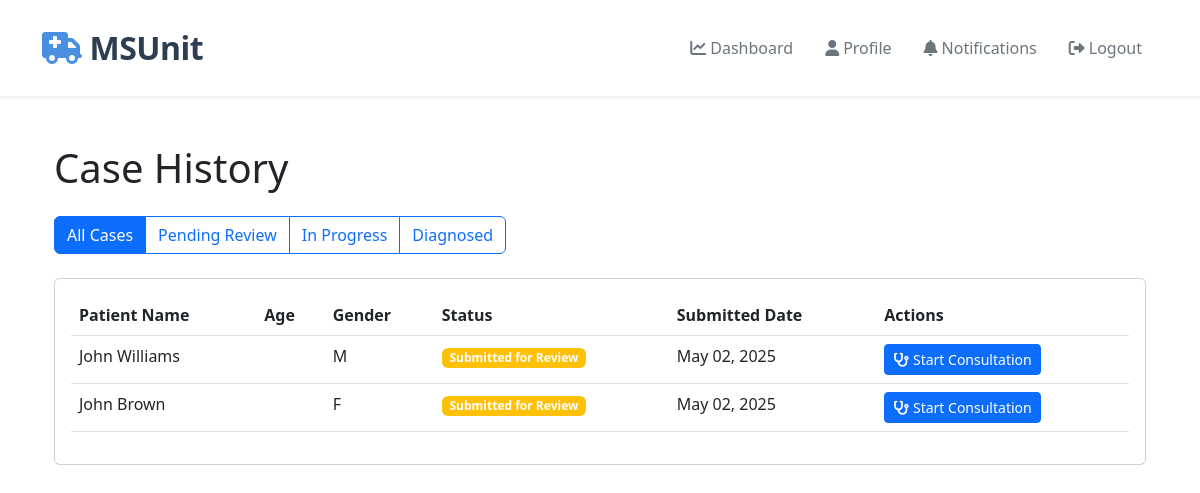
Before: /neurologist/cases/ (signed in) with the older database file.
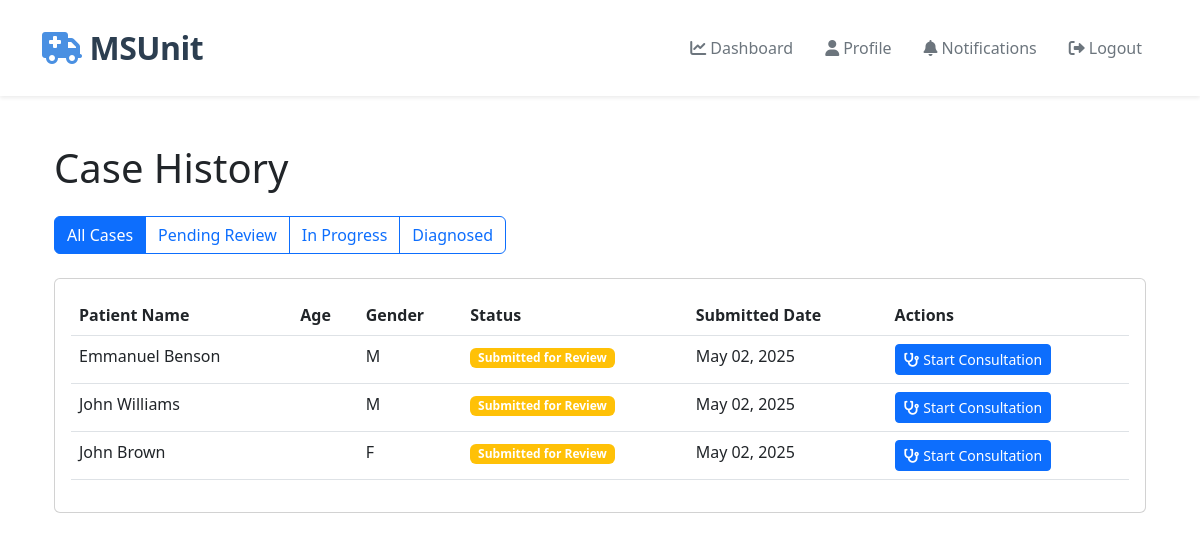
After: the same page with the newer database file.
### technician/models.py (models this page shows, shortened)
class Patient(models.Model):
    STATUS_CHOICES = [
        ('NEW', 'New'),
        ('SUBMITTED', 'Submitted for Review'),
        ('REVIEWED', 'Under Review'),
        ('DIAGNOSED', 'Diagnosed'),
        ('DISCHARGED', 'Discharged'),
    ]
    GENDER_CHOICES = [
        ('M', 'Male'),
        ('F', 'Female'),
        ('O', 'Other'),
    ]
    first_name = models.CharField(max_length=100)
    last_name = models.CharField(max_length=100)
    date_of_birth = models.DateField()
    gender = models.CharField(max_length=1, choices=GENDER_CHOICES)
    contact_number = models.CharField(max_length=15, blank=True)
    address = models.TextField(blank=True)
    emergency_contact_name = models.CharField(max_length=100, blank=True)
    emergency_contact_number = models.CharField(max_length=15, blank=True)
    medical_history = models.TextField(blank=True)
    current_medications = models.TextField(blank=True)
    allergies = models.TextField(blank=True)
    blood_pressure_systolic = models.IntegerField(validators=[MinValueValidator(0), MaxValueValidator(300)])
    blood_pressure_diastolic = models.IntegerField(validators=[MinValueValidator(0), MaxValueValidator(200)])
    heart_rate = models.IntegerField(validators=[MinValueValidator(0), MaxValueValidator(300)])
    respiratory_rate = models.IntegerField(validators=[MinValueValidator(0), MaxValueValidator(100)])
    temperature = models.DecimalField(max_digits=4, decimal_places=1)
    oxygen_saturation = models.IntegerField(validators=[MinValueValidator(0), MaxValueValidator(100)])
    glasgow_coma_scale = models.IntegerField(validators=[MinValueValidator(3), MaxValueValidator(15)])
    chief_complaint = models.TextField()
    notes = models.TextField(blank=True)
    nihss = models.TextField(blank=True, help_text="National Institutes of Health Stroke Scale score and details")
    status = models.CharField(max_length=20, choices=STATUS_CHOICES, default='NEW')
    technician = models.ForeignKey(User, on_delete=models.CASCADE, related_name='patients')
    created_at = models.DateTimeField(auto_now_add=True)
    updated_at = models.DateTimeField(auto_now=True)
    class Meta:
        ordering = ['-created_at']

### neurologist/views.py (the view)
# urls.py: path('cases/', views.case_history, name='case_history'),
@login_required
@user_passes_test(is_neurologist)
def case_history(request):
    status = request.GET.get('status')
    patients = Patient.objects.exclude(status='NEW')
    if status:
        patients = patients.filter(status=status)
    paginator = Paginator(patients.order_by('-created_at'), 10)
    page_number = request.GET.get('page')
    page_obj = paginator.get_page(page_number)
    context = {
        'page_obj': page_obj,
        'current_status': status,
    }
    return render(request, 'neurologist/case_history.html', context)

### neurologist/views.py (called while the page is built)
def is_neurologist(user):
    return user.is_authenticated and hasattr(user, 'userprofile') and user.userprofile.role == 'NEUROLOGIST'

### neurologist/templates/neurologist/case_history.html (shortened to what this page needs)
{% extends 'base.html' %}
{% load static %}
{% block content %}
<div class="container py-4">
    <h1 class="mb-4">Case History</h1>
    <div class="mb-4">
        <div class="btn-group" role="group">
            <a href="{% url 'neurologist:case_history' %}" class="btn {% if not current_status %}btn-primary{% else %}btn-outline-primary{% endif %}">
                All Cases
            </a>
            <a href="{% url 'neurologist:case_history' %}?status=SUBMITTED" class="btn {% if current_status == 'SUBMITTED' %}btn-primary{% else %}btn-outline-primary{% endif %}">
                Pending Review
            </a>
            <a href="{% url 'neurologist:case_history' %}?status=REVIEWED" class="btn {% if current_status == 'REVIEWED' %}btn-primary{% else %}btn-outline-primary{% endif %}">
                In Progress
            </a>
            <a href="{% url 'neurologist:case_history' %}?status=DIAGNOSED" class="btn {% if current_status == 'DIAGNOSED' %}btn-primary{% else %}btn-outline-primary{% endif %}">
                Diagnosed
            </a>
        </div>
    </div>
    <div class="card">
        <div class="card-body">
            {% if page_obj %}
            <div class="table-responsive">
                <table class="table table-hover">
                    <thead>
                        <tr>
                            <th>Patient Name</th>
                            <th>Age</th>
                            <th>Gender</th>
                            <th>Status</th>
                            <th>Submitted Date</th>
                            <th>Actions</th>
                        </tr>
                    </thead>
                    <tbody>
                        {% for patient in page_obj %}
                        <tr>
                            <td>{{ patient.first_name }} {{ patient.last_name }}</td>
                            <td>{{ patient.age }}</td>
                            <td>{{ patient.gender }}</td>
                            <td>
                                <span class="badge {% if patient.status == 'SUBMITTED' %}bg-warning{% elif patient.status == 'REVIEWED' %}bg-info{% elif patient.status == 'DIAGNOSED' %}bg-success{% else %}bg-secondary{% endif %}">
                                    {{ patient.get_status_display }}
                                </span>
                            </td>
                            <td>{{ patient.created_at|date:"M d, Y" }}</td>
                            <td>
                                {% if patient.status == 'SUBMITTED' %}
                                <a href="{% url 'neurologist:start_consultation' patient_id=patient.id %}" class="btn btn-primary btn-sm">
                                    <i class="fas fa-stethoscope me-1"></i>Start Consultation
                                </a>
                                {% elif patient.consultation_set.exists %}
                                <a href="{% url 'neurologist:consultation_detail' pk=patient.consultation_set.first.pk %}" class="btn btn-info btn-sm">
                                    <i class="fas fa-eye me-1"></i>View Consultation
                                </a>
                                {% endif %}
                            </td>
                        </tr>
                        {% endfor %}
                    </tbody>
                </table>
            </div>
            {% else %}
            <p class="text-muted text-center">No patients found.</p>
            {% endif %}
        </div>
    </div>
</div>
{% endblock %}

Changed rows visible on the page:
added Patient: first_name "Emmanuel", last_name "Benson", gender "M", status "Submitted for Review", created_at "May 02, 2025", shows "Start Consultation"
